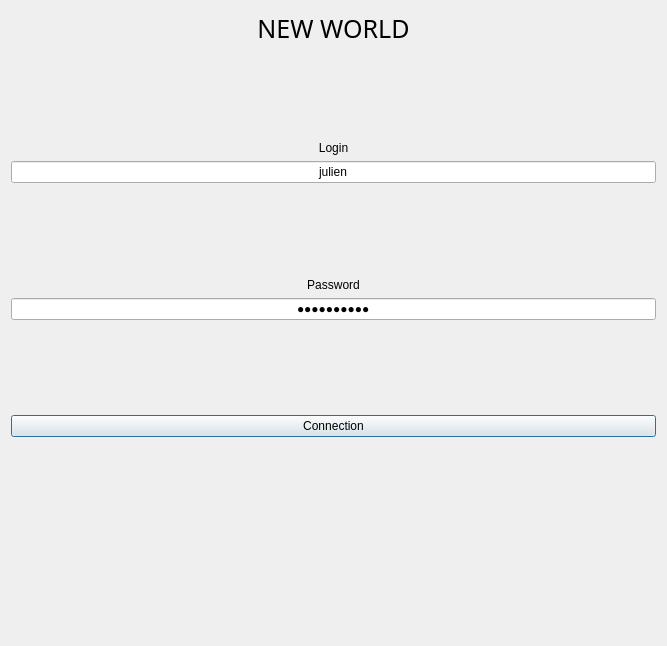
<?xml version="1.0" encoding="UTF-8"?>
<ui version="4.0">
 <class>ConnectionPage</class>
 <widget class="QDialog" name="ConnectionPage">
  <property name="geometry">
   <rect>
    <x>0</x>
    <y>0</y>
    <width>667</width>
    <height>646</height>
   </rect>
  </property>
  <property name="windowTitle">
   <string>NewWorld Connection</string>
  </property>
  <layout class="QVBoxLayout" name="verticalLayout_9">
   <item>
    <layout class="QVBoxLayout" name="verticalLayout_5">
     <item>
      <widget class="QLabel" name="label_5">
       <property name="font">
        <font>
         <family>Noto Serif SemiCondensed SemiBold</family>
         <pointsize>19</pointsize>
        </font>
       </property>
       <property name="text">
        <string>NEW WORLD</string>
       </property>
       <property name="alignment">
        <set>Qt::AlignCenter</set>
       </property>
      </widget>
     </item>
     <item>
      <layout class="QVBoxLayout" name="verticalLayout_6">
       <item>
        <spacer name="verticalSpacer_6">
         <property name="orientation">
          <enum>Qt::Vertical</enum>
         </property>
         <property name="sizeHint" stdset="0">
          <size>
           <width>20</width>
           <height>40</height>
          </size>
         </property>
        </spacer>
       </item>
       <item>
        <layout class="QVBoxLayout" name="verticalLayout_7">
         <item>
          <widget class="QLabel" name="label_6">
           <property name="text">
            <string>Login</string>
           </property>
           <property name="alignment">
            <set>Qt::AlignCenter</set>
           </property>
          </widget>
         </item>
         <item>
          <widget class="QLineEdit" name="login">
           <property name="text">
            <string>julien</string>
           </property>
           <property name="alignment">
            <set>Qt::AlignCenter</set>
           </property>
          </widget>
         </item>
        </layout>
       </item>
       <item>
        <spacer name="verticalSpacer_7">
         <property name="orientation">
          <enum>Qt::Vertical</enum>
         </property>
         <property name="sizeHint" stdset="0">
          <size>
           <width>20</width>
           <height>40</height>
          </size>
         </property>
        </spacer>
       </item>
       <item>
        <layout class="QVBoxLayout" name="verticalLayout_8">
         <item>
          <widget class="QLabel" name="label_7">
           <property name="text">
            <string>Password</string>
           </property>
           <property name="alignment">
            <set>Qt::AlignCenter</set>
           </property>
          </widget>
         </item>
         <item>
          <widget class="QLineEdit" name="password">
           <property name="inputMethodHints">
            <set>Qt::ImhHiddenText|Qt::ImhNoAutoUppercase|Qt::ImhNoPredictiveText|Qt::ImhSensitiveData</set>
           </property>
           <property name="text">
            <string>Guillaud24</string>
           </property>
           <property name="echoMode">
            <enum>QLineEdit::Password</enum>
           </property>
           <property name="alignment">
            <set>Qt::AlignCenter</set>
           </property>
          </widget>
         </item>
        </layout>
       </item>
       <item>
        <spacer name="verticalSpacer_8">
         <property name="orientation">
          <enum>Qt::Vertical</enum>
         </property>
         <property name="sizeHint" stdset="0">
          <size>
           <width>20</width>
           <height>40</height>
          </size>
         </property>
        </spacer>
       </item>
       <item>
        <widget class="QPushButton" name="pushButton_2">
         <property name="text">
          <string>Connection</string>
         </property>
         <property name="icon">
          <iconset resource="newworldressources.qrc">
           <normaloff>:/images/dialog-password-symbolic.symbolic.png</normaloff>:/images/dialog-password-symbolic.symbolic.png</iconset>
         </property>
        </widget>
       </item>
       <item>
        <widget class="QLabel" name="labelErreur">
         <property name="text">
          <string/>
         </property>
         <property name="alignment">
          <set>Qt::AlignCenter</set>
         </property>
        </widget>
       </item>
       <item>
        <spacer name="verticalSpacer_9">
         <property name="orientation">
          <enum>Qt::Vertical</enum>
         </property>
         <property name="sizeHint" stdset="0">
          <size>
           <width>20</width>
           <height>40</height>
          </size>
         </property>
        </spacer>
       </item>
       <item>
        <spacer name="verticalSpacer_10">
         <property name="orientation">
          <enum>Qt::Vertical</enum>
         </property>
         <property name="sizeHint" stdset="0">
          <size>
           <width>20</width>
           <height>40</height>
          </size>
         </property>
        </spacer>
       </item>
      </layout>
     </item>
    </layout>
   </item>
  </layout>
 </widget>
 <resources>
  <include location="newworldressources.qrc"/>
 </resources>
 <connections/>
</ui>
